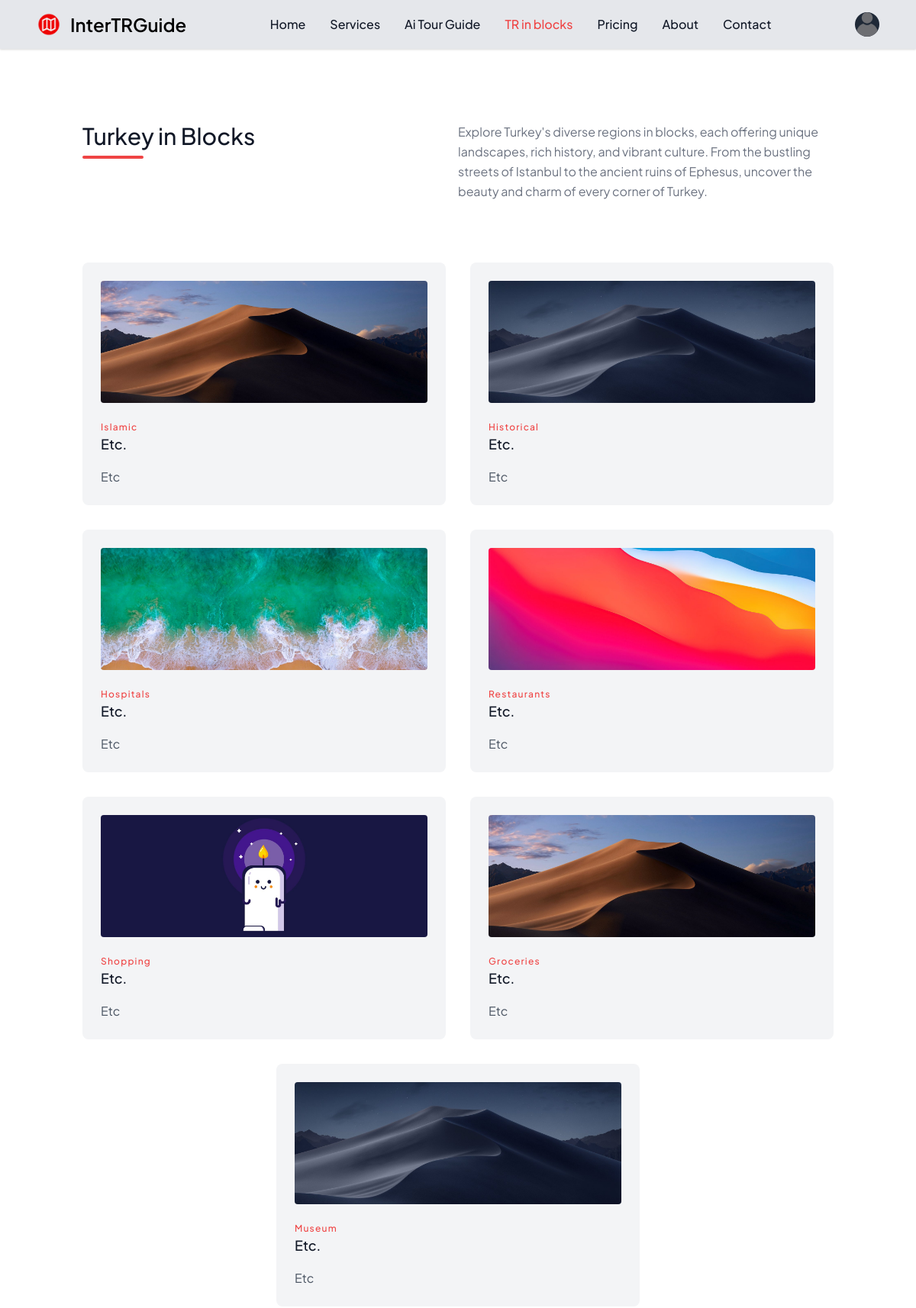
The page /tr_in_blocks/ (upper part) on the database as committed earlier.
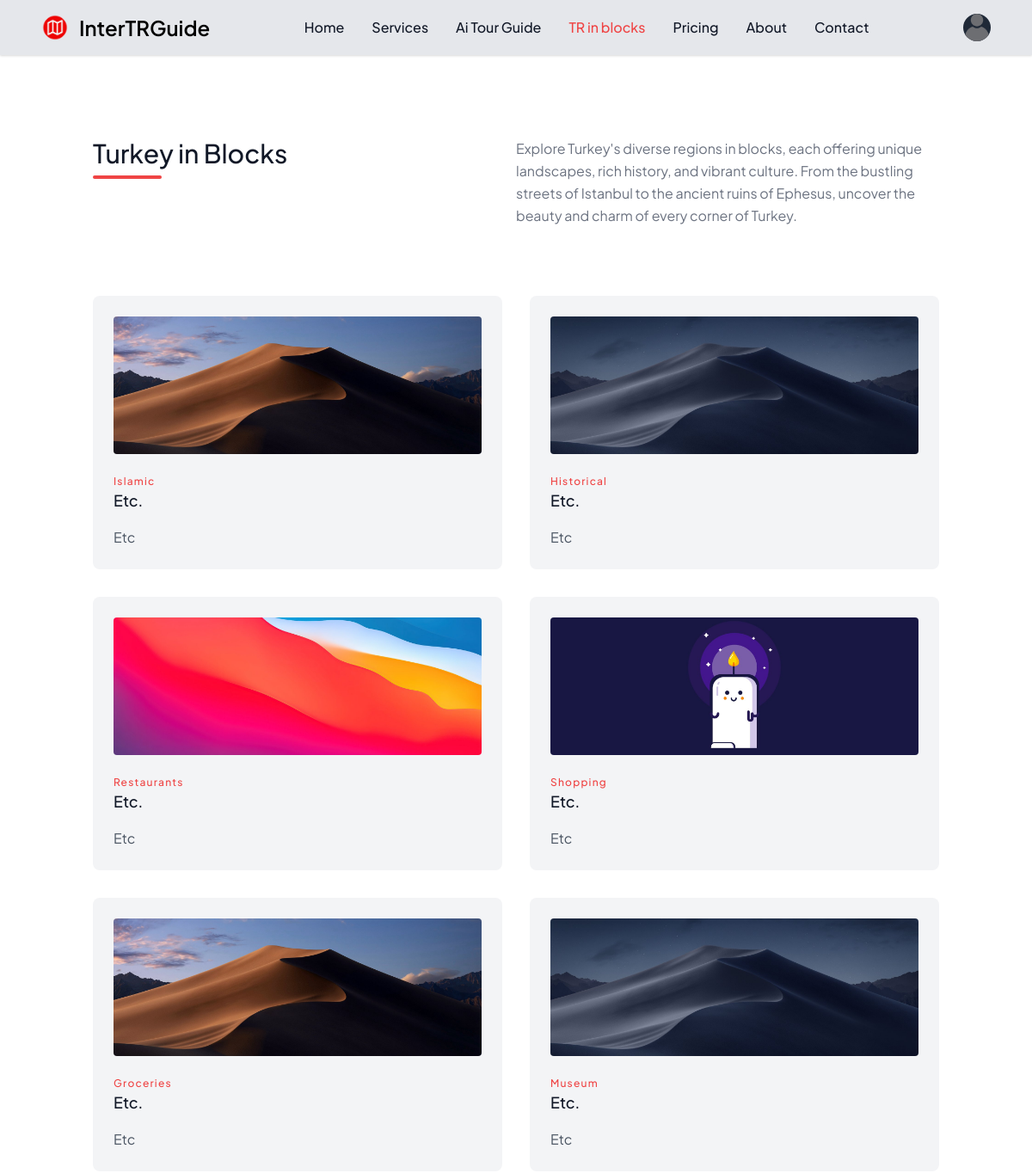
The same page on the database as committed later.
### app/models.py (models this page shows, shortened)
class Category(models.Model):
    name = models.CharField(max_length=100)
    description = models.TextField()
    suggestion = models.TextField(default='Etc.')
    image = models.ImageField(upload_to='category_pics', default='default.png')

### app/views.py (the view)
# urls.py: path('tr_in_blocks/', views.tr_in_blocks, name='tr_in_blocks'),
def tr_in_blocks(request):
    categorys = Category.objects.all()
    places = Place.objects.all()
    return render(request, 'tr_in_blocks.html',
    {
     'categorys':categorys,
     'places':places,
     })

### templates/tr_in_blocks.html (shortened to what this page needs)
{% extends "base.html" %}
{% block isactiveeeeee %}
text-red-500
{% endblock isactiveeeeee %}
{% block maincontent %}
  <section class="text-gray-600 body-font">
    <div class="container px-5 py-24 mx-auto">
      <div class="flex flex-wrap w-full mb-20">
        <div class="lg:w-1/2 w-full mb-6 lg:mb-0">
          <h1 class="sm:text-3xl text-2xl font-medium title-font mb-2 text-gray-900">Turkey in Blocks</h1>
          <div class="h-1 w-20 bg-red-500 rounded"></div>
        </div>
        <p class="lg:w-1/2 w-full leading-relaxed text-gray-500">Explore Turkey's diverse regions in blocks, each offering unique landscapes, rich history, and vibrant culture. From the bustling streets of Istanbul to the ancient ruins of Ephesus, uncover the beauty and charm of every corner of Turkey.</p>
      </div>
      <div class="flex flex-wrap -m-4 justify-center">
        {% for category in categorys %}
        <div class="xl:w-1/4 md:w-1/2 sm:w-2/3 w-full p-4">
            <a href="{% url 'category_detail' category.id %}">
                <div class="bg-gray-100 p-6 rounded-lg h-full flex flex-col justify-between">
                    <img class="h-40 rounded w-full object-cover object-center mb-6" src="{{category.image.url}}" alt="content">
                    <div>
                        <h3 class="tracking-widest text-red-500 text-xs font-medium title-font">{{category.name|capfirst}}</h3>
                        <h2 class="text-lg text-gray-900 font-medium title-font mb-4">{{category.suggestion|capfirst}}</h2>
                        <p class="leading-relaxed text-base">{{category.description|capfirst}}</p>
                    </div>
                </div>
            </a>
        </div>
        {% endfor %}
    </div>
    </div>
  </section>
{% endblock maincontent %}

Rows that differ between the two databases and show on the page:
removed Category: image (picture), name "Hospitals", suggestion "Etc.", description "Etc"
